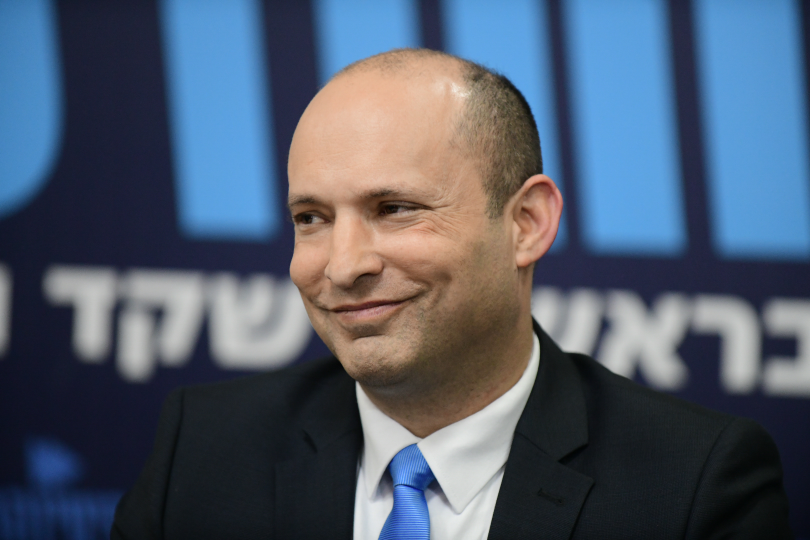
#> input picture opencv/ComputerVision/BackgRemov/image.jpg, 1620 x 1080 px, given in place of the camera (shown at 1/2 size)
$ python colorspace_tracking.py
#> lines starting #> are read from the running program, lines starting #| are printed output that depends on the picture; after the words box and inside, x2 and y2 are one past the last pixel; in counts of white or black regions, pixels touching at a corner belong together
'''
page 326

'''
import cv2
import numpy as np

# Capture the input frame from webcam
def get_frame(cap, scaling_factor):
    # Capture the frame from video capture object
#> called with scaling_factor = 1.5
    ret, frame = cap.read()
#> frame is the input picture: shape (1080, 1620, 3); mean B, G, R 109.3, 92.3, 80.7

    # Resize the input frame
    frame = cv2.resize(frame, None, fx=scaling_factor,
            fy=scaling_factor, interpolation=cv2.INTER_AREA)
#> frame: shape (1620, 2430, 3)

    return frame

if __name__=='__main__':
    cap = cv2.VideoCapture(0)
    scaling_factor = 1.5

    # Define 'blue' range in HSV colorspace
    lower = np.array([60,100,100])
    upper = np.array([134,255,255])


    while True:
        frame = get_frame(cap, scaling_factor)

        # Convert the HSV colorspace
        hsv_frame = cv2.cvtColor(frame, cv2.COLOR_BGR2HSV)
#> hsv_frame: shape (1620, 2430, 3); mean H, S, V 87.4, 103.6, 120

        # Threshold the HSV image to get only blue color
        mask = cv2.inRange(hsv_frame, lower, upper)
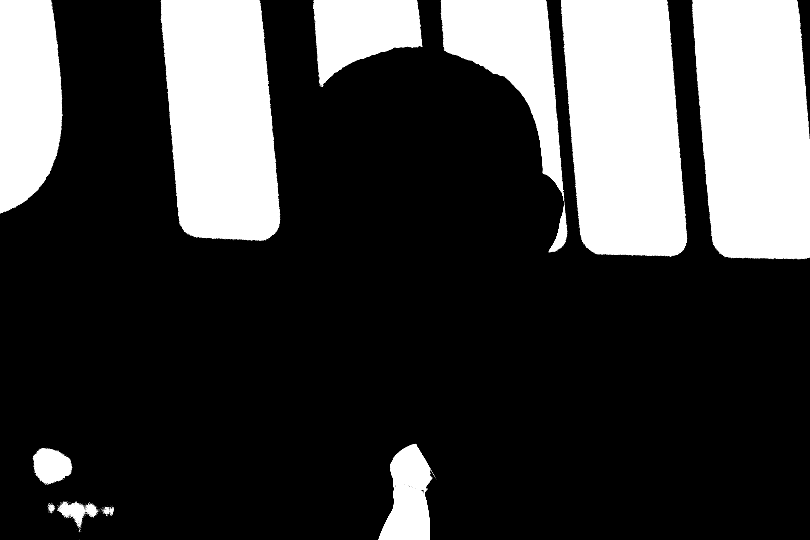
#> mask: shape (1620, 2430) (shown at 1/3 size); 25.5% white; 103 white regions (92 under 20 px), largest, box (x1, y1, x2, y2) and area: (1683, 0, 2062, 771) 245004, (2076, 0, 2430, 778) 243112, (482, 0, 842, 723) 216767

        # Bitwise-AND mask and original image
        res = cv2.bitwise_and(frame, frame, mask=mask)
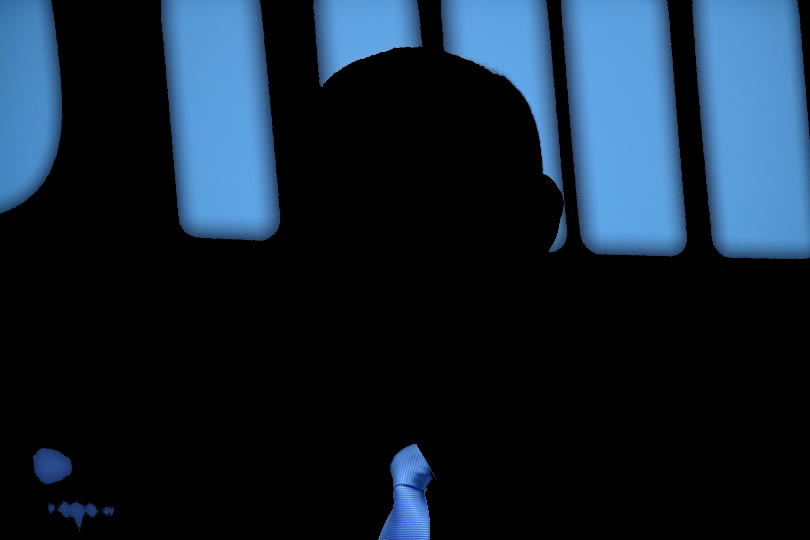
#> res: shape (1620, 2430, 3) (shown at 1/3 size); mean B, G, R 49.9, 35.3, 20.1
        res = cv2.medianBlur(res, ksize=5)

        cv2.imshow('Original image', frame)
        cv2.imshow('Color Detector', res)

        # Check if the user pressed ESC key
        c = cv2.waitKey(delay=10)
#> (key Esc is pressed here)
        if c == 27:
            break

    cv2.destroyAllWindows()
